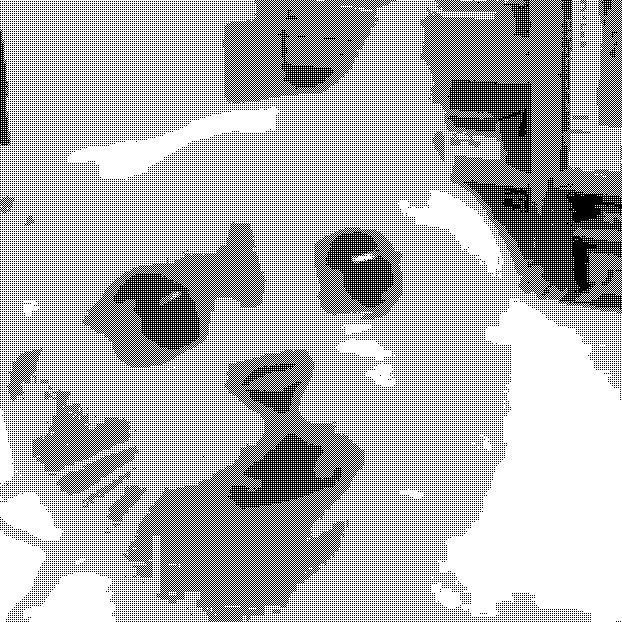
#> input picture 數位影像處理(李明穗)/hw4/result1.png, 622 x 622 px, found by its file name
$ python 0_b.py
#> lines starting #> are read from the running program, lines starting #| are printed output that depends on the picture
import numpy as np
import cv2
import matplotlib.pyplot as plt

img = cv2.imread("result1.png")
#> img is the input picture: shape (622, 622, 3); 69% white; black in thin lines or dots
img=np.flip(img,0)
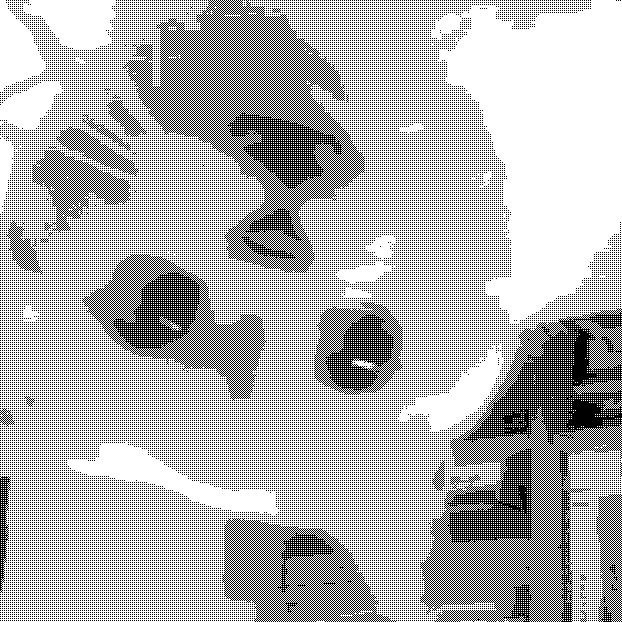
#> img: shape (622, 622, 3); 69% white; black in thin lines or dots
cv2.imwrite("result2.png",img)
